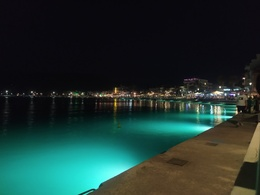
%> input picture DIP_ASSIGNMENT_1/vrady.jpg, 260 x 195 px, shrunk from 4000 x 3000 before the run, given in place of ferrari.JPG, which was not available
$ octave matt.m   (GNU Octave 9; MATLAB toolbox functions it lacks are replaced by stand-ins)
%> lines starting %> are read from the running program, lines starting %| are printed output that depends on the picture; in (x1, y1, x2, y2) boxes, pixels count from 0 and x2, y2 are one past the last pixel; in counts of white or black regions, pixels touching at a corner belong together; the program's own positions count from 1; pictures that were not available may be replaced by others from this repository, and a replacement may not be noted
img = imread('ferrari.JPG');
%> img is the input picture: size 195x260x3 uint8; mean R, G, B 30.7, 53, 48.1
background_img = imread('cat.jpg');
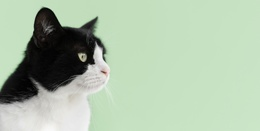
%> input picture DIP_ASSIGNMENT_1/cat.jpg, 260 x 131 px, shrunk from 7204 x 3636 before the run
%> background_img is the input picture: size 131x260x3 uint8; mean R, G, B 172.6, 192.1, 168.7

% convert to grayscale so that using treshold we can create a mask.
grayscale_img = rgb2gray(img);
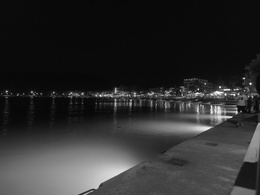
%> grayscale_img: size 195x260 uint8; min 3, max 252, mean 45.8

% Threshold the grayscale image to create a mask
mask = zeros(size(grayscale_img)); % initialize mask to all 0s
for i = 1:size(grayscale_img, 1)
    for j = 1:size(grayscale_img, 2)
        if grayscale_img(i,j) < 100
            mask(i,j) = 1; % set mask to 1 for all pixels that have intensity < 170
        else
            mask(i, j) = 0; % else set to 0
        end
    end
end
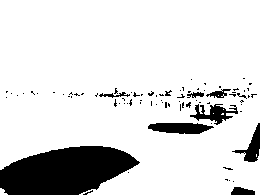
%> mask: size 195x260 double; values 0 (black) and 1 (white), 86% white; 81 black regions (71 under 20 px), largest, box (x1, y1, x2, y2) and area: (0, 146, 140, 195) 4953, (148, 123, 214, 134) 555, (190, 104, 238, 125) 446


% Apply the mask to the input image to extract the 2 images.
% values outside the mask are black.
outside_img = img;
for i = 1:size(img, 1)
    for j = 1:size(img, 2)
        if mask(i,j) == 0 % if pixel outside mask
            outside_img(i,j,:) = [0 0 0]; % color it black.
        end
    end
end
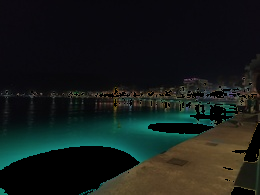
%> outside_img: size 195x260x3 uint8; 14.02% of pixels changed, all inside (x1, y1, x2, y2) = (0, 78, 260, 195)


% extract background by inverting pixel values. inverting background is
% useful as we can check the inverted pixels and then place the new image
% there.
invert_bg = zeros(size(mask)); % Initialize the inverted mask to all zeros
for i = 1:size(mask, 1)
    for j = 1:size(mask, 2)
        if mask(i,j) == 0 % Check if pixel is outside the mask
            invert_bg(i,j) = 1; % Set pixel to inside the mask
        end
    end
end

% resize bg image to match original image size. size(img, [1 2])
% specifices the size to which the bg image should be resized.
new_bg = imresize(background_img, size(img, [1, 2]));
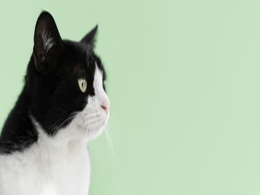
%> new_bg: size 195x260x3 uint8; mean R, G, B 172.6, 192.1, 168.7
% Apply the inverted mask to the background image to extract the background
% replicate the inverted mask, to create a 3d mask, so as to have equal
% number of color channels in masks such as color channels in the original
% image.
% use uint8 so that we have operations applied to same types of integers,
% in this case unsigned ints. not using uint8 gives compiler error as
% operations msut be applied on the same type of operands.
background_extracted = new_bg .* uint8(repmat(invert_bg, [1 1 3]));
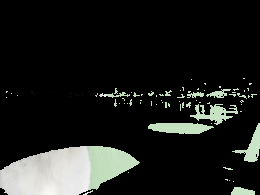
%> background_extracted: size 195x260x3 uint8; mean R, G, B 29.4, 31.2, 28.8

% combine background ith originalimage
final_img = outside_img + background_extracted;
figure
imshow(img);
figure
imshow(final_img);
imwrite(final_img, "replaced-image-with-background.png");

imhist(final_img);
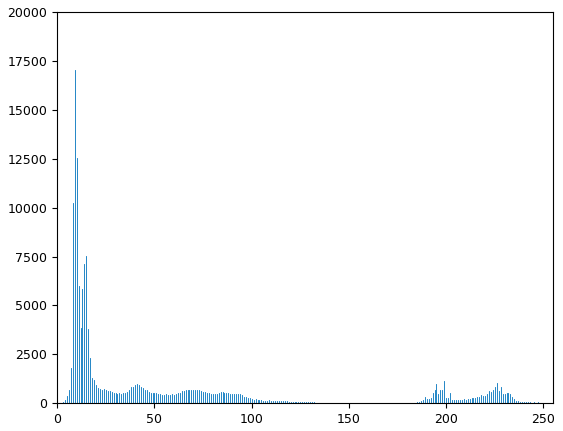
%> figure redrawn from the program's plot data; highest point at x = 9, y = 17016
